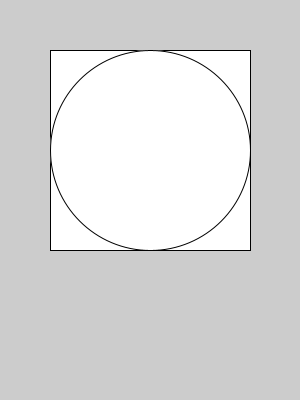
Frame 1 (no input)
Frame 60 (the mouse pressed at the canvas centre just before this capture): identical to frame 1, image omitted
Frame 120 (the mouse held since frame 60 and released just before this capture): identical to frame 1, image omitted

The Processing sketch that drew this single still picture (run headless with seeded random() and noise(); from frame 60 on, the mouse is pressed at the canvas centre):

// Processing sketch: sketch_161003d_Shapes
// ── sketch_161003d_Shapes.pde
void setup() {
  size(300,400);
}

void draw() {
  rect(50,50,200,200);
  ellipse(150,150,200,200);
}
